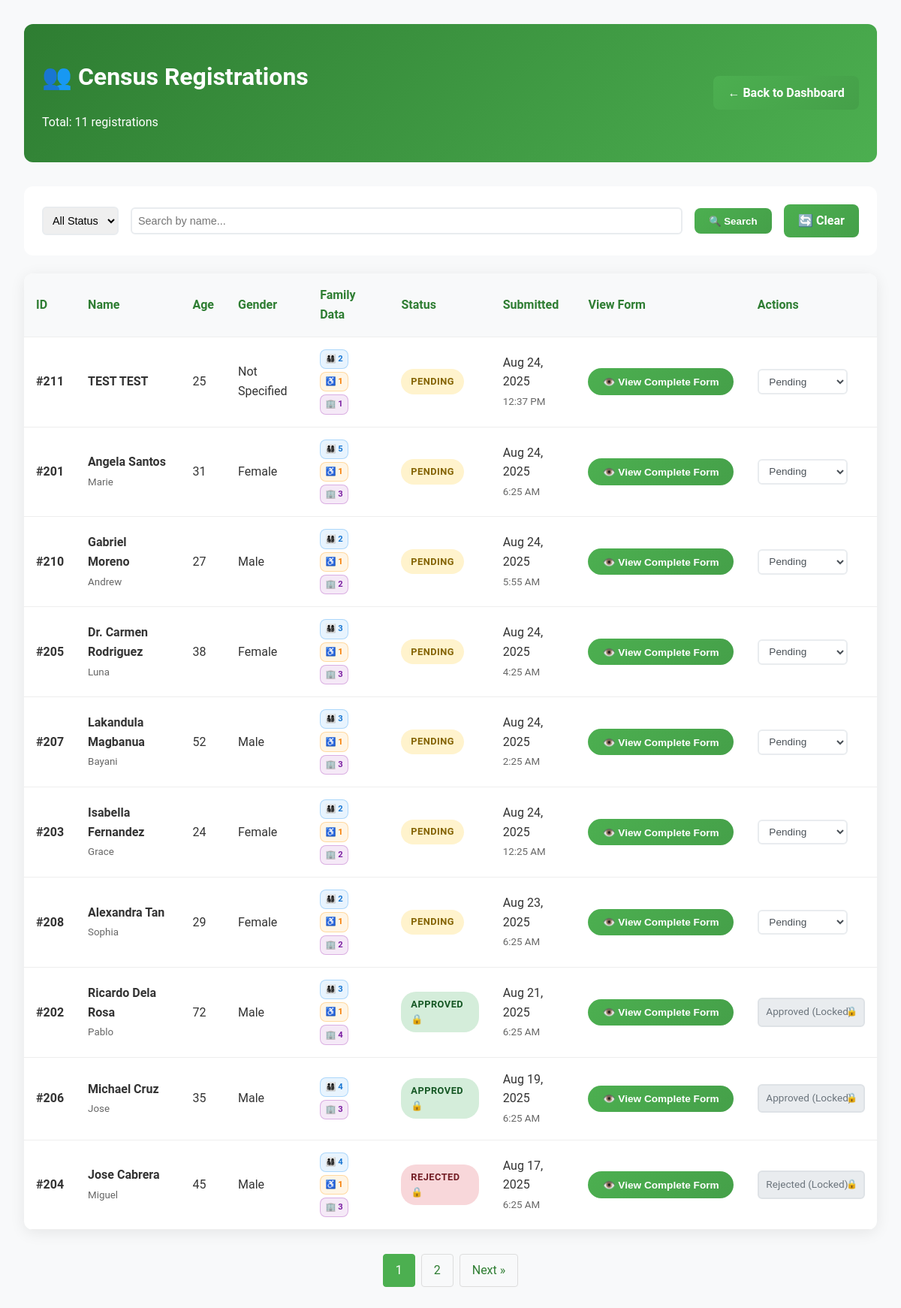
The app's page /admin/view-resident-registrations.php (signed in), older data.
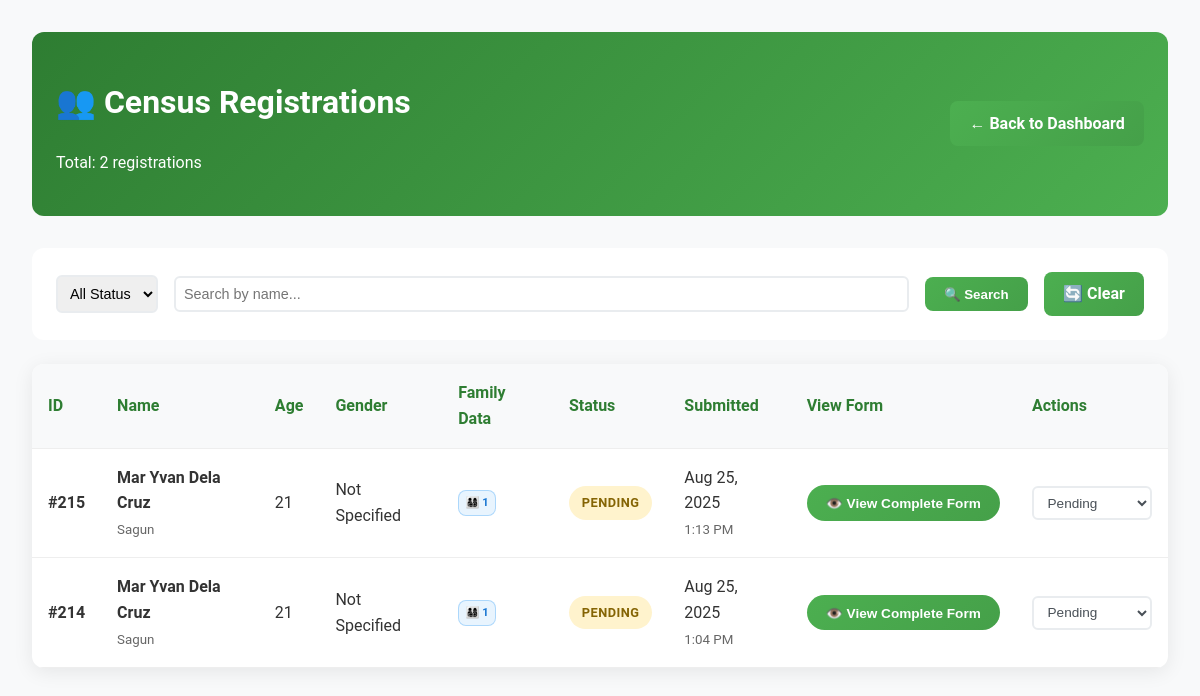
The same page, newer data.
### tables this page shows
CREATE TABLE `resident_registrations` (
  `id` int(11) NOT NULL,
  `first_name` varchar(100) NOT NULL,
  `middle_name` varchar(100) DEFAULT NULL,
  `last_name` varchar(100) NOT NULL,
  `birth_date` date NOT NULL,
  `age` int(11) NOT NULL,
  `civil_status` varchar(50) NOT NULL,
  `gender` varchar(20) NOT NULL,
  `contact_number` varchar(20) DEFAULT NULL,
  `email` varchar(255) DEFAULT NULL,
  `house_number` varchar(20) DEFAULT NULL,
  `pangkabuhayan` varchar(100) DEFAULT NULL,
  `submitted_at` timestamp NOT NULL DEFAULT current_timestamp(),
  `status` enum('pending','approved','rejected') DEFAULT 'pending',
  `land_ownership` varchar(100) DEFAULT NULL,
  `land_ownership_other` varchar(255) DEFAULT NULL,
  `house_ownership` varchar(100) DEFAULT NULL,
  `house_ownership_other` varchar(255) DEFAULT NULL,
  `farmland` varchar(100) DEFAULT NULL,
  `cooking_energy` varchar(100) DEFAULT NULL,
  `cooking_energy_other` varchar(255) DEFAULT NULL,
  `toilet_type` varchar(100) DEFAULT NULL,
  `toilet_type_other` varchar(255) DEFAULT NULL,
  `electricity_source` varchar(100) DEFAULT NULL,
  `electricity_source_other` varchar(255) DEFAULT NULL,
  `water_source` varchar(100) DEFAULT NULL,
  `water_source_other` varchar(255) DEFAULT NULL,
  `waste_disposal` varchar(100) DEFAULT NULL,
  `waste_disposal_other` varchar(255) DEFAULT NULL,
  `appliances` text DEFAULT NULL,
  `transportation` text DEFAULT NULL,
  `transportation_other` varchar(255) DEFAULT NULL,
  `business` text DEFAULT NULL,
  `business_other` varchar(255) DEFAULT NULL,
  `contraceptive` text DEFAULT NULL,
  `interviewer` varchar(255) DEFAULT NULL,
  `interviewer_title` varchar(255) DEFAULT NULL
);

### admin/view-resident-registrations.php (the view, shortened to what this page needs)
<?php
include '../includes/db_connect.php';
$status_filter = $_GET['status'] ?? '';
$search = $_GET['search'] ?? '';
$page = max(1, (int)($_GET['page'] ?? 1));
$per_page = 10;
$offset = ($page - 1) * $per_page;
$where_conditions = [];
$params = [];
$where_clause = $where_conditions ? "WHERE " . implode(" AND ", $where_conditions) : "";
$count_sql = "SELECT COUNT(*) FROM resident_registrations $where_clause";
$count_stmt = $pdo->prepare($count_sql);
$count_stmt->execute($params);
$total_records = $count_stmt->fetchColumn();
$total_pages = ceil($total_records / $per_page);
$sql = "SELECT rr.*,
        (SELECT COUNT(*) FROM family_members fm WHERE fm.registration_id = rr.id) as family_count,
        (SELECT COUNT(*) FROM family_disabilities fd WHERE fd.registration_id = rr.id) as disability_count,
        (SELECT COUNT(*) FROM family_organizations fo WHERE fo.registration_id = rr.id) as organization_count
        FROM resident_registrations rr $where_clause ORDER BY submitted_at DESC LIMIT $per_page OFFSET $offset";
$stmt = $pdo->prepare($sql);
$stmt->execute($params);
$registrations = $stmt->fetchAll();
?>
<!DOCTYPE html>
<html lang="en">
<head>
    <link rel="stylesheet" href="../css/styles.css">
</head>
<body>
    <div class="admin-container">
        <div class="admin-header">
            <div>
                <h1>👥 Census Registrations</h1>
                <p>Total: <?php echo $total_records; ?> registrations</p>
            </div>
            <a href="dashboard.php" class="admin-btn">← Back to Dashboard</a>
        </div>
        <div class="admin-controls">
            <form method="GET" class="search-form">
                <select name="status" onchange="this.form.submit()">
                    <option value="">All Status</option>
                </select>
                <input type="text" name="search" value="<?php echo htmlspecialchars($search); ?>" placeholder="Search by name...">
                <button type="submit" class="admin-btn">🔍 Search</button>
                <a href="view-resident-registrations.php" class="admin-btn">🔄 Clear</a>
            </form>
        </div>
        <div class="admin-table">
            <table>
                <thead>
                    <tr>
                        <th>ID</th>
                        <th>Name</th>
                        <th>Age</th>
                        <th>Gender</th>
                        <th>Family Data</th>
                        <th>Status</th>
                        <th>Submitted</th>
                        <th>View Form</th>
                        <th>Actions</th>
                    </tr>
                </thead>
                <tbody>
                    <?php foreach ($registrations as $reg): ?>
                    <tr>
                        <td><strong>#<?php echo $reg['id']; ?></strong></td>
                        <td>
                            <strong><?php echo htmlspecialchars($reg['first_name'] . ' ' . $reg['last_name']); ?></strong>
                            <?php if ($reg['middle_name']): ?>
                                <br><small style="color: #666;"><?php echo htmlspecialchars($reg['middle_name']); ?></small>
                            <?php endif; ?>
                        </td>
                        <td><?php echo $reg['age']; ?></td>
                        <td><?php echo htmlspecialchars($reg['gender']); ?></td>
                        <td>
                            <div class="family-data-summary">
                                <?php if ($reg['family_count'] > 0): ?>
                                    <span class="data-badge family-badge" title="<?php echo $reg['family_count']; ?> family member(s)">👨‍👩‍👧‍👦 <?php echo $reg['family_count']; ?></span>
                                <?php endif; ?>
                                <?php if ($reg['disability_count'] > 0): ?>
                                    <span class="data-badge disability-badge" title="<?php echo $reg['disability_count']; ?> disability record(s)">♿ <?php echo $reg['disability_count']; ?></span>
                                <?php endif; ?>
                                <?php if ($reg['organization_count'] > 0): ?>
                                    <span class="data-badge organization-badge" title="<?php echo $reg['organization_count']; ?> organization membership(s)">🏢 <?php echo $reg['organization_count']; ?></span>
                                <?php endif; ?>
                            </div>
                        </td>
                        <td>
                            <span class="status-badge status-<?php echo $reg['status']; ?>">
                                <?php echo ucfirst($reg['status']); ?>
                                <?php if ($reg['status'] !== 'pending'): ?>
                                    🔒
                                <?php endif; ?>
                            </span>
                        </td>
                        <td>
                            <div><?php echo date('M j, Y', strtotime($reg['submitted_at'])); ?></div>
                            <small style="color: #666;"><?php echo date('g:i A', strtotime($reg['submitted_at'])); ?></small>
                        </td>
                        <td>
                            <button onclick="viewRegistrationDetails(<?php echo $reg['id']; ?>)" class="view-form-btn"
                                    title="View complete registration form including personal info, family members, disabilities, and organizations">
                                👁️ View Complete Form
                            </button>
                        </td>
                        <td>
                            <?php if ($reg['status'] === 'pending'): ?>
                            <form method="POST" style="margin: 0;">
                                <select name="status" class="action-select" onchange="this.form.submit()">
                                    <option value="pending" selected>Pending</option>
                                </select>
                            </form>
                            <?php else: ?>
                            <div class="action-select status-locked">
                                <?php echo ucfirst($reg['status']); ?> (Locked)
                            </div>
                            <?php endif; ?>
                        </td>
                    </tr>
                    <?php endforeach; ?>
                </tbody>
            </table>
        </div>
        <?php if ($total_pages > 1): ?>
        <div class="pagination">
            <?php for ($i = max(1, $page-2); $i <= min($total_pages, $page+2); $i++): ?>
                <?php if ($i == $page): ?>
                    <span class="current"><?php echo $i; ?></span>
                <?php else: ?>
                    <a href="?page=<?php echo $i; ?>&status=<?php echo $status_filter; ?>&search=<?php echo urlencode($search); ?>"><?php echo $i; ?></a>
                <?php endif; ?>
            <?php endfor; ?>
            <?php if ($page < $total_pages): ?>
                <a href="?page=<?php echo $page+1; ?>&status=<?php echo $status_filter; ?>&search=<?php echo urlencode($search); ?>">Next »</a>
            <?php endif; ?>
        </div>
        <?php endif; ?>
    </div>
</body>
</html>

### css/styles.css (style rules this page uses)
body { font-family: 'Roboto', sans-serif; margin: 0; padding: 0; background-color: #f4f7f9; color: #333; line-height: 1.6; }

### admin/view-resident-registrations.php (style rules this page uses)
.admin-container { max-width: 1400px; margin: 0 auto; padding: 2rem; background: #f8f9fa; min-height: 100vh; }
.admin-header { background: linear-gradient(135deg, #2e7d32 0%, #4caf50 100%); color: white; padding: 1.5rem; border-radius: 12px; margin-bottom: 2rem; display: flex; justify-content: space-between; align-items: center; }
.admin-controls { background: white; padding: 1.5rem; border-radius: 12px; margin-bottom: 1.5rem; display: flex; gap: 1rem; align-items: center; flex-wrap: wrap; }
.admin-table { background: white; border-radius: 12px; overflow: hidden; box-shadow: 0 4px 20px rgba(0, 0, 0, 0.08); }
.admin-table table { width: 100%; border-collapse: collapse; }
.admin-table th, .admin-table td { padding: 1rem; text-align: left; border-bottom: 1px solid #eee; }
.admin-table th { background: #f8f9fa; font-weight: 600; color: #2e7d32; }
.admin-table tbody tr { transition: all 0.3s ease; }
.view-form-btn { background: linear-gradient(135deg, #4CAF50, #45a049); color: white; border: none; padding: 0.6rem 1.2rem; border-radius: 20px; cursor: pointer; font-size: 0.85rem; font-weight: 600; transition: all 0.3s ease; display: inline-flex; align-items: center; gap: 0.5rem; text-decoration: none; white-space: nowrap; }
.status-badge { padding: 0.4rem 0.8rem; border-radius: 20px; font-size: 0.8rem; font-weight: 600; text-transform: uppercase; letter-spacing: 0.5px; display: inline-block; }
.status-pending { background: #fff3cd; color: #856404; }
.action-select { padding: 0.4rem 0.6rem; border: 2px solid #e9ecef; border-radius: 6px; font-size: 0.85rem; background: white; color: #495057; cursor: pointer; transition: all 0.3s ease; min-width: 120px; }
.admin-btn { display: inline-block; padding: 0.6rem 1.2rem; background: linear-gradient(135deg, #4CAF50, #45a049); color: white; text-decoration: none; border-radius: 8px; font-weight: 600; border: none; cursor: pointer; transition: all 0.3s ease; }
.search-form { display: flex; gap: 1rem; align-items: center; flex-wrap: wrap; width: 100%; }
.search-form select, .search-form input { padding: 0.5rem; border: 2px solid #e9ecef; border-radius: 6px; font-size: 0.9rem; }
.search-form input[type="text"] { flex: 1; min-width: 250px; }
.family-data-summary { display: flex; flex-wrap: wrap; gap: 0.25rem; align-items: center; }
.data-badge { display: inline-flex; align-items: center; gap: 0.25rem; padding: 0.2rem 0.4rem; border-radius: 8px; font-size: 0.7rem; font-weight: 600; white-space: nowrap; cursor: help; }
.family-badge { background: rgba(33, 150, 243, 0.1); color: #1976d2; border: 1px solid rgba(33, 150, 243, 0.3); }
.status-approved { background: #d4edda; color: #155724; }
.status-rejected { background: #f8d7da; color: #721c24; }
.status-locked { background: #e9ecef; color: #6c757d; border: 2px solid #dee2e6; position: relative; }
.status-locked::after { content: '🔒'; position: absolute; right: 8px; top: 50%; transform: translateY(-50%); font-size: 12px; }
.pagination { display: flex; justify-content: center; gap: 0.5rem; margin-top: 2rem; }
.pagination a, .pagination span { padding: 0.5rem 1rem; border: 1px solid #ddd; border-radius: 4px; text-decoration: none; color: #2e7d32; }
.pagination .current { background: #4caf50; color: white; border-color: #4caf50; }
.disability-badge { background: rgba(255, 152, 0, 0.1); color: #f57c00; border: 1px solid rgba(255, 152, 0, 0.3); }
.organization-badge { background: rgba(156, 39, 176, 0.1); color: #7b1fa2; border: 1px solid rgba(156, 39, 176, 0.3); }

Row changes from the older to the newer data that the page shows:
removed resident_registrations: id "211", first_name+last_name "TEST TEST", age "25", gender "Not Specified", family_count "2", disability_count "1", organization_count "1", status "PENDING", submitted_at "Aug 24, 2025", submitted_at "12:37 PM"
removed resident_registrations: id "201", first_name+last_name "Angela Santos", middle_name "Marie", age "31", gender "Female", family_count "5", disability_count "1", organization_count "3", status "PENDING", submitted_at "Aug 24, 2025", submitted_at "6:25 AM"
removed resident_registrations: id "210", first_name+last_name "Gabriel Moreno", middle_name "Andrew", age "27", gender "Male", family_count "2", disability_count "1", organization_count "2", status "PENDING", submitted_at "Aug 24, 2025", submitted_at "5:55 AM"
removed resident_registrations: id "205", first_name+last_name "Dr. Carmen Rodriguez", middle_name "Luna", age "38", gender "Female", family_count "3", disability_count "1", organization_count "3", status "PENDING", submitted_at "Aug 24, 2025", submitted_at "4:25 AM"
removed resident_registrations: id "207", first_name+last_name "Lakandula Magbanua", middle_name "Bayani", age "52", gender "Male", family_count "3", disability_count "1", organization_count "3", status "PENDING", submitted_at "Aug 24, 2025", submitted_at "2:25 AM"
removed resident_registrations: id "203", first_name+last_name "Isabella Fernandez", middle_name "Grace", age "24", gender "Female", family_count "2", disability_count "1", organization_count "2", status "PENDING", submitted_at "Aug 24, 2025", submitted_at "12:25 AM"
removed resident_registrations: id "208", first_name+last_name "Alexandra Tan", middle_name "Sophia", age "29", gender "Female", family_count "2", disability_count "1", organization_count "2", status "PENDING", submitted_at "Aug 23, 2025", submitted_at "6:25 AM"
removed resident_registrations: id "202", first_name+last_name "Ricardo Dela Rosa", middle_name "Pablo", age "72", gender "Male", family_count "3", disability_count "1", organization_count "4", status "APPROVED", submitted_at "Aug 21, 2025", submitted_at "6:25 AM", status "Approved"
removed resident_registrations: id "206", first_name+last_name "Michael Cruz", middle_name "Jose", age "35", gender "Male", family_count "4", organization_count "3", status "APPROVED", submitted_at "Aug 19, 2025", submitted_at "6:25 AM", status "Approved"
removed resident_registrations: id "204", first_name+last_name "Jose Cabrera", middle_name "Miguel", age "45", gender "Male", family_count "4", disability_count "1", organization_count "3", status "REJECTED", submitted_at "Aug 17, 2025", submitted_at "6:25 AM", status "Rejected"
added resident_registrations: id "215", first_name+last_name "Mar Yvan Dela Cruz", middle_name "Sagun", age "21", gender "Not Specified", family_count "1", status "PENDING", submitted_at "Aug 25, 2025", submitted_at "1:13 PM"
added resident_registrations: id "214", first_name+last_name "Mar Yvan Dela Cruz", middle_name "Sagun", age "21", gender "Not Specified", family_count "1", status "PENDING", submitted_at "Aug 25, 2025", submitted_at "1:04 PM"
Text that changed along with them:
$total_records: "11" → "2"
list line gone: "1"
list line gone: "2"
text no longer shown: "Next »"
